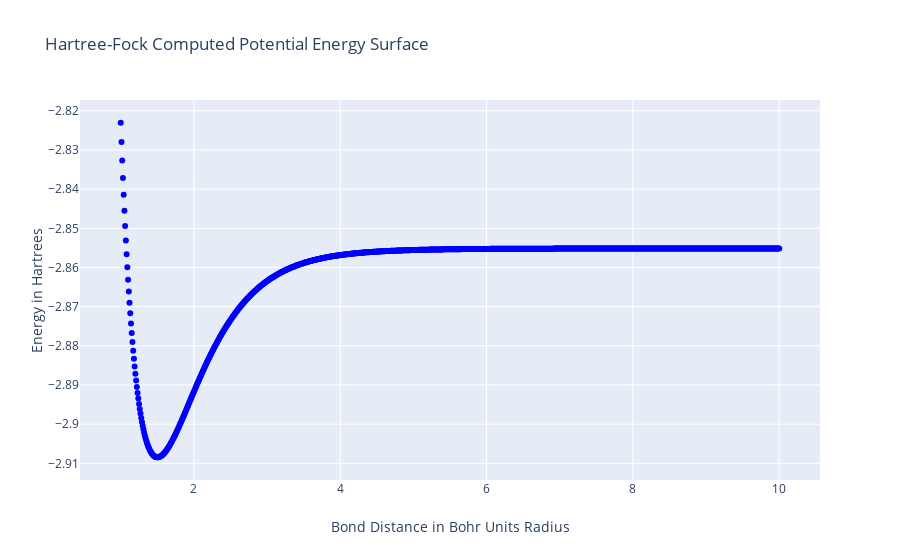

The notebook cell saved with this chart:
### Code cell
HartreeFock = importNotebook("Hartree_Class")

#set up the automated calculations used to generate the surface potential

#User Specified Variables

#Enter the atomic number for atoms 1 and 2
atom1 = 1
atom2 = 1

#Enter the number of electrons for atom 1 and 2
#Note the total number of electrons must be a multiple of 2, 
#otherwise, the computation will round the total number of electrons 
#down to the nearest multiple of 2
atomN1 = 1
atomN2 = 1

#Select a basis, for a list of available basis sets, please see the "basisSets" folder
basisName = "DEF2-SVP"

#Enter Starting and End Bond distance for the diatomic molecule
#Units for Bond Distance in This Program are Bohr Units
startR = 1
endR = 10

#Please enter the distance the bond distance should increase each iteration
#The smaller the number, the more accurate and time-consuming the computation will be
step = 0.01

#Please enter how small the difference in energy between two ground state energy calculations
#must be in order to convergence to occur
convergenceCritera = pow(10, -10)

#Please enter the maximum number of iterations the SCF procedure can take before
#the computation will fail as being unable to converge
maxIterations = 100

#System Defined Variables
E = []
basisSets = []
Xs = []
MOEnergy = []
currentR = startR
delta = (endR - startR) / step

#Compute the the descrite points in terms of bond distance that will be used to create 
#the potential energy surface
R = [ startR + step*ds for ds in range( math.ceil(delta) + 1) ]

#Main While Loop to repeatedly call the Hartree-Fock routine to generate the potential energy surface
for currentR in tqdm(R, position=0, desc="Hartree-Fock Progress"): 

    #define the molecular system
    system = molecule()
    system.addAtom(atom(vector(1,1,2+currentR), atom1, atomN1))
    system.addAtom(atom(vector(1,1,2), atom2, atomN2))

    system.addBasis(basisName)
    
    #Set up the Hartree Procedure
    HF = HartreeFock.HF(system, convergenceCritera, maxIterations)

    #Store Bond distance, associated Energy, and MO Energies
    E.append(HF.SCF())
    MOEnergy.append(HF.MOEnergy)
    
    #update the current intenuclear distance
    currentR += step
        
print("Hartree-Fock Computation Complete")

#For Graphing the Hartree Potential
figure = { 
    "data": [
        #create the Hartree-Fock generated Potential Energy Surface
        {
            "type":"scatter",
            "x":R,
            "y":E,
            "connectgaps":False,
            "mode":"markers", 
            "name":"Hartree-Fock Computed",
            "marker":{"color":"blue"},
            
        }
    ],
     #Set up the layout of the graph
    "layout":
        {
           "xaxis":{"title":"Bond Distance in Bohr Units Radius"},
           "yaxis":{"title":"Energy in Hartrees"},
            "title":{"text":"Hartree-Fock Computed Potential Energy Surface"}
        },    
}
iplot(figure)

### Figure 1 — Plotly figure (JSON) as saved in the notebook; plotly's stock layout.template omitted (floating-point values rounded to 4 significant figures; data arrays with more than 128 entries replaced by an {"elided": "..."} marker saying what was removed)
{"data": [{"connectgaps": false, "marker": {"color": "blue"}, "mode": "markers", "name": "Hartree-Fock Computed", "type": "scatter", "x": {"elided": "901 float values"}, "y": {"elided": "901 float values"}}], "layout": {"title": {"text": "Hartree-Fock Computed Potential Energy Surface"}, "xaxis": {"title": {"text": "Bond Distance in Bohr Units Radius"}}, "yaxis": {"title": {"text": "Energy in Hartrees"}}}}
